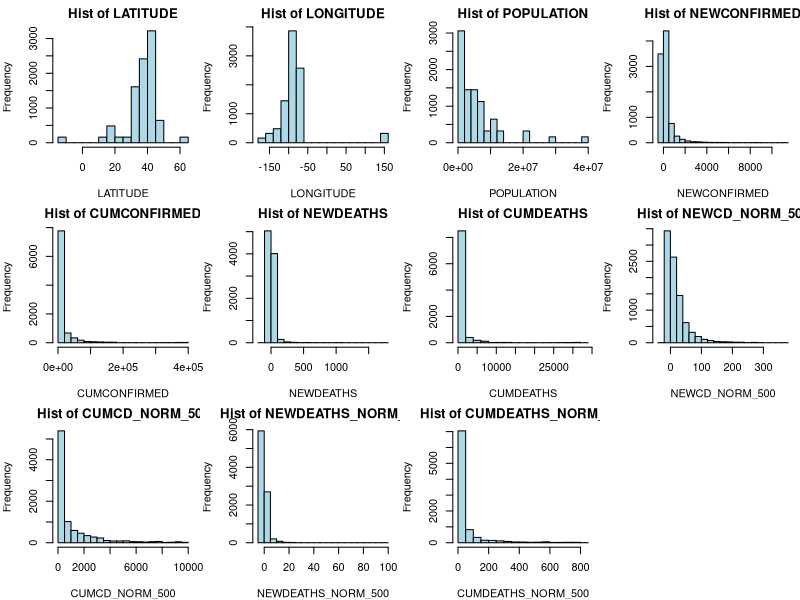
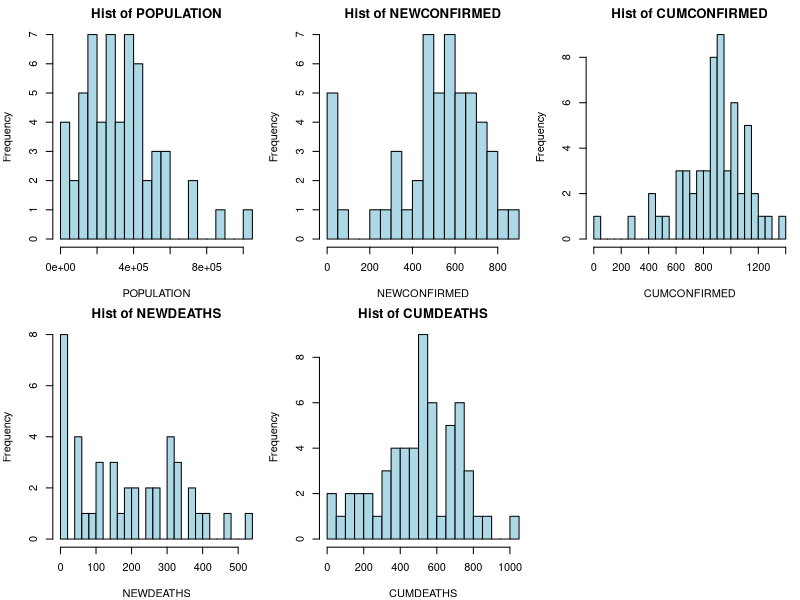

Write the R code that produced these figures, in order.
## ---- chunk 1
library("readxl")
library(tidyverse)
## ---- chunk 2
covid = data.frame(read_excel("covid1.xlsx"))
## ---- chunk 3
head(covid)
## ---- chunk 4
cont.cols = c(5:11,14:17)
## ---- chunk 5
par(mfrow=c(3,4), mar=c(4,4,2,0.5)) # Setup grid, margins
for (j in cont.cols) {
  hist(covid[,j], xlab=colnames(covid)[j],
       main=paste("Hist of", colnames(covid)[j]),
       col="lightblue", breaks=20)
}
## ---- chunk 6
grouped.df = covid %>% group_by(STATE) %>% summarize(POPULATION = sum(sqrt(POPULATION), na.rm = TRUE), NEWCONFIRMED = sum(log(NEWCONFIRMED+1), na.rm = TRUE), CUMCONFIRMED = sum(log(CUMCONFIRMED+1), na.rm = TRUE), NEWDEATHS=sum(log(NEWDEATHS+1), na.rm = TRUE), CUMDEATHS=sum(log(CUMDEATHS+1), na.rm = TRUE)) %>% data.frame()
## ---- chunk 7
grouped.df
## ---- chunk 8
par(mfrow=c(2,3), mar=c(4,4,2,0.5)) # Setup grid, margins
for (j in (2:6)) {
  hist(grouped.df[,j], xlab=colnames(grouped.df)[j],
       main=paste("Hist of", colnames(grouped.df)[j]),
       col="lightblue", breaks=20)
}
